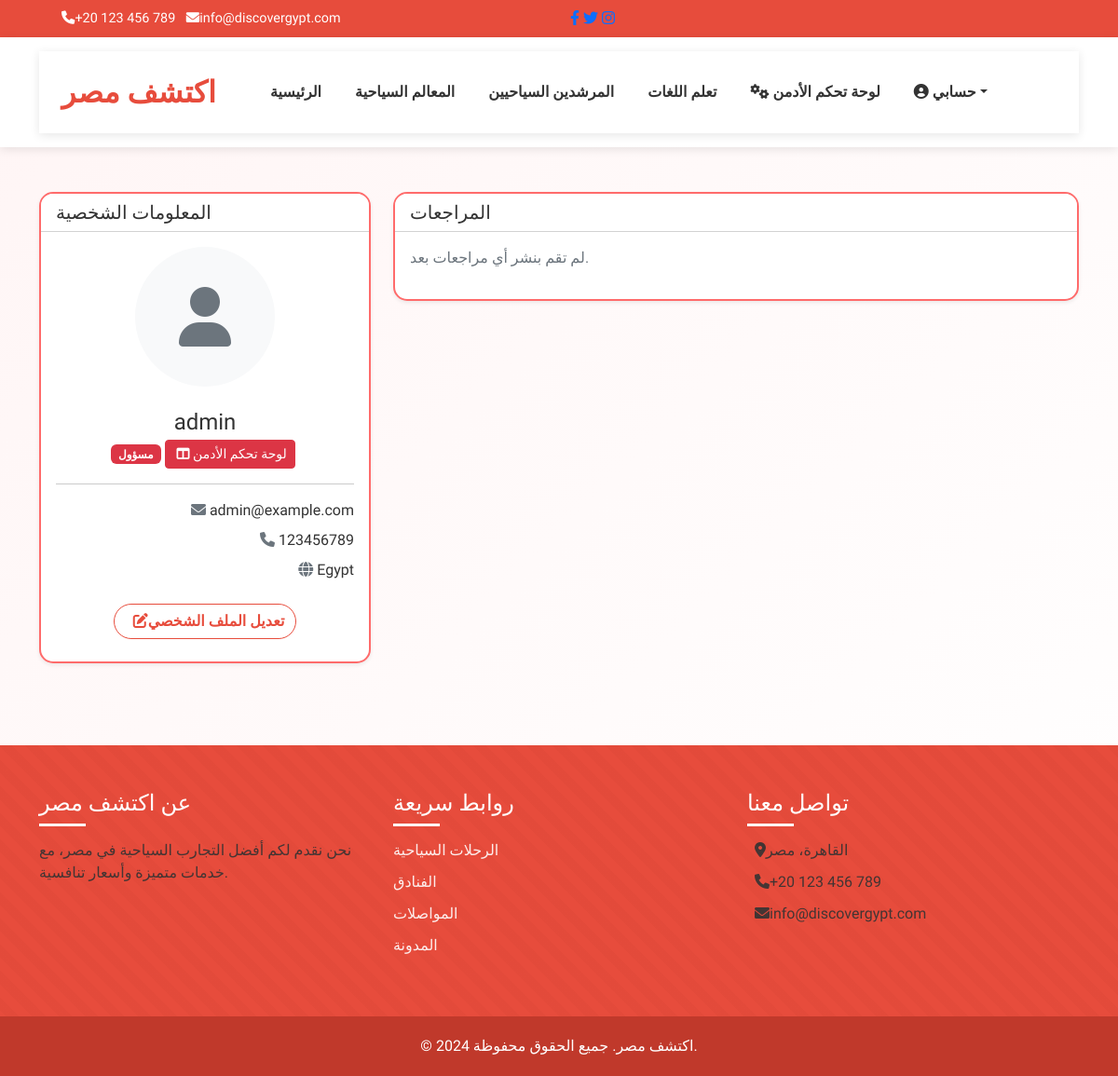
The app's page /profile (signed in), older data.
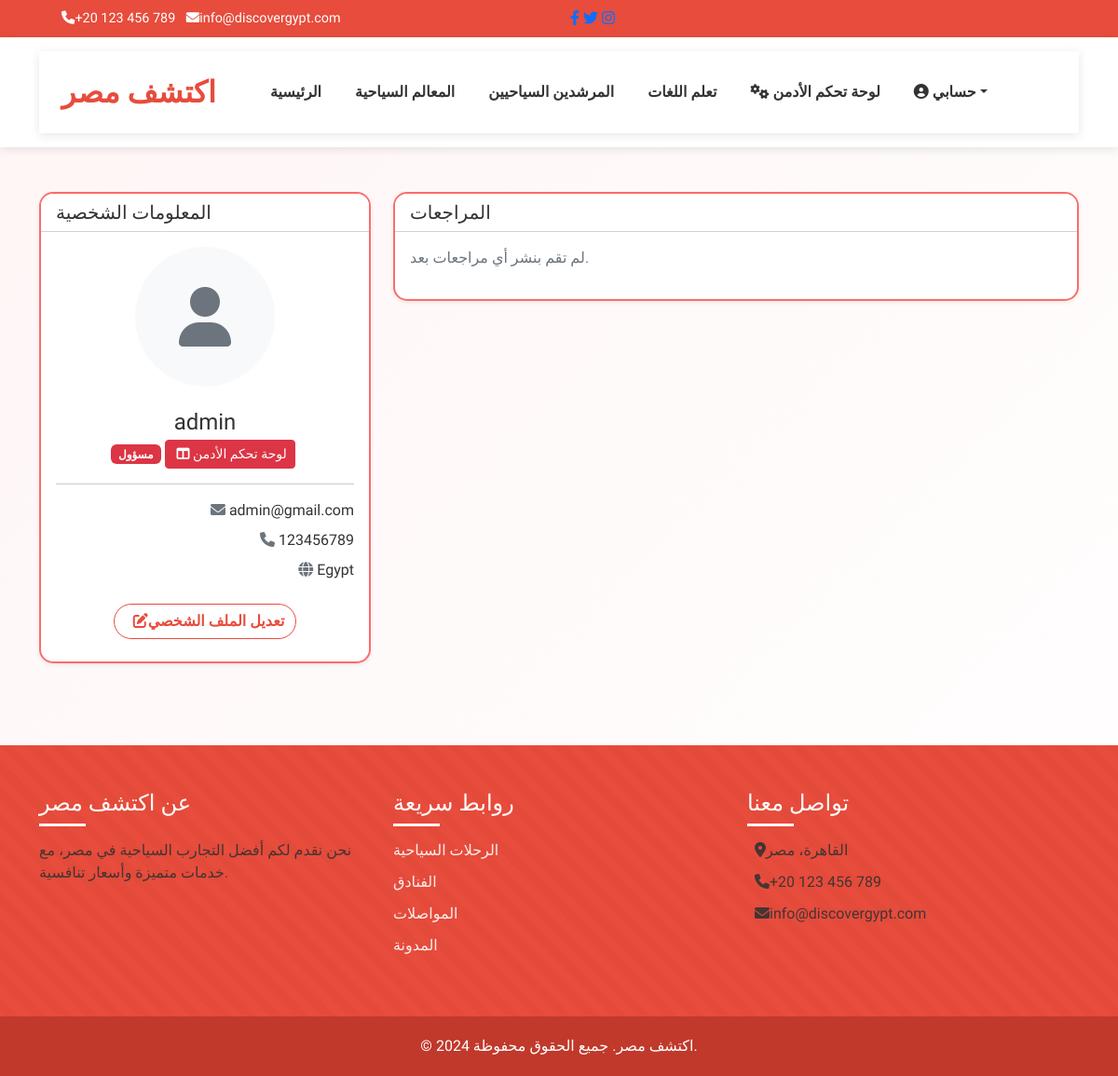
The same page, newer data.
### models.py (models this page shows, shortened)
class User(UserMixin, db.Model):
    id = db.Column(db.Integer, primary_key=True)
    username = db.Column(db.String(64), unique=True, nullable=False)
    email = db.Column(db.String(120), unique=True, nullable=False)
    password_hash = db.Column(db.String(256), nullable=False)
    is_guide = db.Column(db.Boolean, default=False)
    is_student = db.Column(db.Boolean, default=False)
    is_tourist = db.Column(db.Boolean, default=False)
    is_admin = db.Column(db.Boolean, default=False)
    phone = db.Column(db.String(20), nullable=True)
    country = db.Column(db.String(100), nullable=True)
    governorate = db.Column(db.String(100), nullable=True)
    city = db.Column(db.String(100), nullable=True)
    profile_pic = db.Column(db.String(200), nullable=True)
    education_level = db.Column(db.String(100), nullable=True)
    university = db.Column(db.String(200), nullable=True)
    languages = db.Column(db.String(200), nullable=True)
    bio = db.Column(db.Text, nullable=True)
    date_joined = db.Column(db.DateTime, default=datetime.utcnow)
    profile_completed = db.Column(db.Boolean, default=False)
    reviews = db.relationship('Review', backref='author', lazy='dynamic')
    guide_profile = db.relationship('Guide',
                                  foreign_keys='Guide.user_id',
                                  backref='user_profile', # Changed from 'user' to 'user_profile'
                                  uselist=False)
    language_practices = db.relationship('LanguagePractice',
                                       foreign_keys='LanguagePractice.student_id',
                                       backref=db.backref('student_user', lazy='joined'),  # Changed from 'student' to 'student_user'
                                       lazy='dynamic')

### routes.py (the view)
@main.route('/profile')
@login_required
def profile():
    guide_info = None
    if current_user.is_guide:
        guide_info = Guide.query.filter_by(user_id=current_user.id).first()
        if not guide_info:
            guide_info = Guide(user_id=current_user.id)
            db.session.add(guide_info)
            db.session.commit()
    language_practice = None
    if current_user.is_student:
        language_practice = LanguagePractice.query.filter_by(student_id=current_user.id).first()
        if not language_practice:
            pass
    tour_bookings = None
    if current_user.is_tourist:
        tour_bookings = TourBooking.query.filter_by(tourist_id=current_user.id).order_by(TourBooking.booking_date.desc()).all()
    reviews = Review.query.filter_by(user_id=current_user.id).order_by(Review.date_posted.desc()).all()
    chat_groups = []
    if current_user.is_guide:
        chat_groups = ChatGroup.query.filter_by(guide_id=current_user.id).all()
    elif current_user.is_student:
        memberships = ChatGroupMember.query.filter_by(user_id=current_user.id).all()
        chat_groups = [membership.chat_group for membership in memberships]
    direct_chats = []
    if current_user.is_guide or current_user.is_tourist:
        direct_chats = GuideTouristChat.query.filter(
            (GuideTouristChat.guide_id == current_user.id) |
            (GuideTouristChat.tourist_id == current_user.id)
        ).order_by(GuideTouristChat.created_at.desc()).all()
    unread_count = 0
    latest_messages = []
    if current_user.is_tourist:
        unread_count = GuideTouristChat.get_unread_messages_count(current_user.id)
        latest_messages = GuideTouristChat.get_latest_messages(current_user.id)
    unread_messages_count = 0
    if current_user.is_guide:
        unread_messages_count = GuideTouristChat.query.filter_by(
            guide_id=current_user.id,
            is_read=False
        ).count()
    elif current_user.is_tourist:
        unread_messages_count = GuideTouristChat.query.filter_by(
            tourist_id=current_user.id,
            is_read=False
        ).count()
    return render_template('profile.html',
                           title='Profile',
                           guide_info=guide_info,
                           language_practice=language_practice,
                           tour_bookings=tour_bookings,
                           reviews=reviews,
                           chat_groups=chat_groups,
                           direct_chats=direct_chats,
                           unread_count=unread_count,
                           latest_messages=latest_messages,
                           unread_messages_count=unread_messages_count)

### routes.py (called while the page is built)
def get_locale():
    if 'language' in session:
        return session['language']
    return 'en'

@main.before_app_request
def before_request():
    g.locale = str(get_locale())
    g.search_form = SearchForm()
    g.count_reviews_by_rating = count_reviews_by_rating

### templates/profile.html (shortened to what the changed rows need)
{% extends "base.html" %}
{% block content %}
<div class="container mt-5">
    <div class="row">
        <div class="col-lg-4 mb-4">
            <div class="card shadow-sm">
                <div class="card-body text-center pb-4">
                    <div class="avatar mb-4">
                        {% if current_user.profile_pic %}
                            <img src="{{ current_user.profile_pic }}" alt="{{ current_user.username }}" class="rounded-circle img-fluid" style="width: 150px; height: 150px; object-fit: cover;">
                        {% else %}
                            <div class="rounded-circle bg-light d-flex align-items-center justify-content-center" style="width: 150px; height: 150px; margin: 0 auto;">
                            </div>
                        {% endif %}
                    </div>
                    <h4 class="mb-1">{{ current_user.username }}</h4>
                    <p class="text-muted">
                        {% if current_user.is_admin %}
                            <span class="badge bg-danger me-1">{{ _('مسؤول') }}</span>
                            <a href="{{ url_for('main.admin_dashboard') }}" class="btn btn-sm btn-danger ms-2">
                            </a>
                        {% endif %}
                    </p>
                    <hr>
                    <div class="user-info text-start">
                        <p class="mb-2"><i class="fas fa-envelope me-2 text-muted"></i> {{ current_user.email }}</p>
                        {% if current_user.phone %}
                            <p class="mb-2"><i class="fas fa-phone me-2 text-muted"></i> {{ current_user.phone }}</p>
                        {% endif %}
                        {% if current_user.country %}
                            <p class="mb-2"><i class="fas fa-globe me-2 text-muted"></i> {{ current_user.country }}</p>
                        {% endif %}
                    </div>
                    <div class="mt-4">
                        <a href="{{ url_for('main.edit_profile') }}" class="btn btn-outline-primary"><i class="fas fa-edit me-2"></i>{{ _('تعديل الملف الشخصي') }}</a>
                    </div>
                </div>
            </div>
        </div>
    </div>
</div>
{% endblock %}

Row changes from the older to the newer data that the page shows:
changed User "admin": email "admin@example.com" → "admin@gmail.com"
